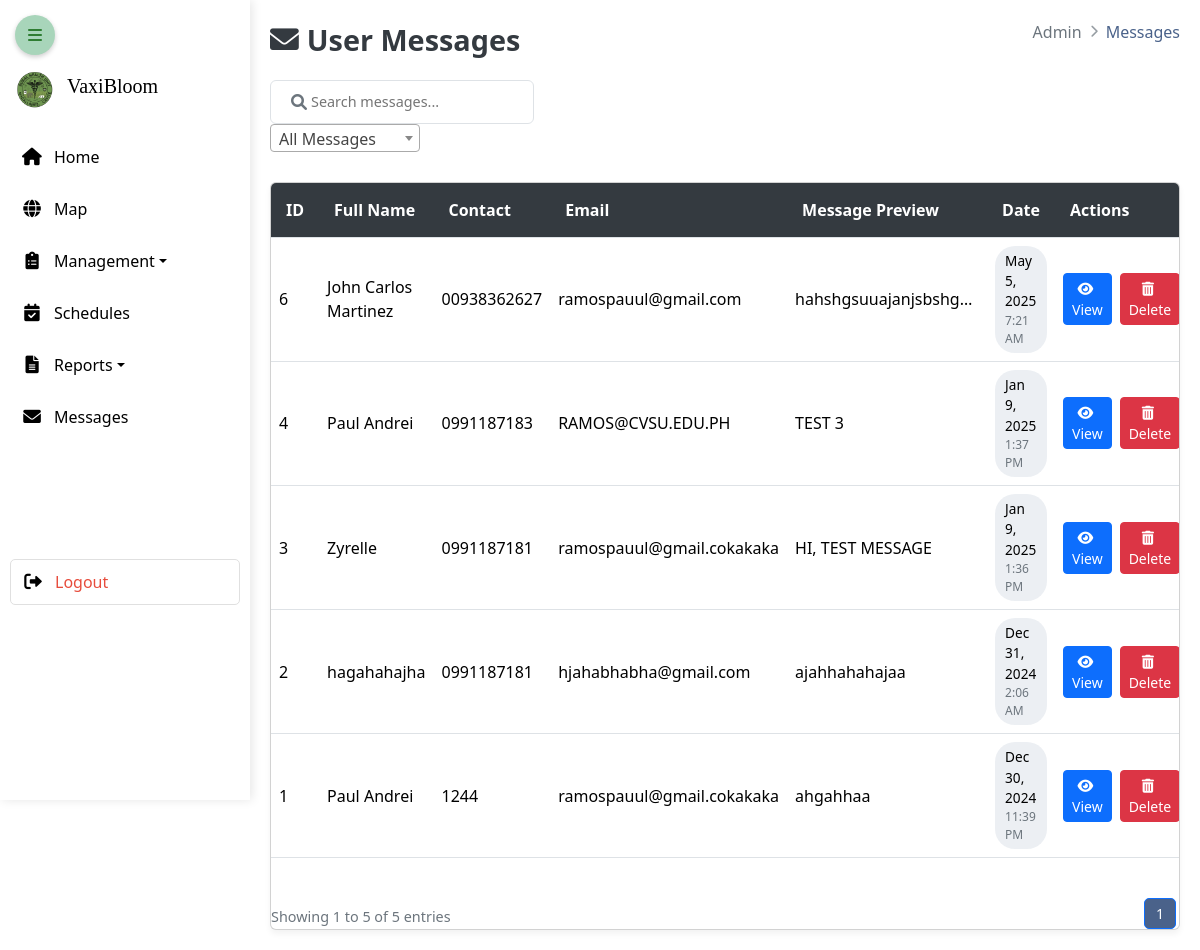
Page /system/admin/messages.php (signed in) on the committed database.
### tables this page shows
CREATE TABLE `messages` (
  `id` int(11) NOT NULL,
  `fullname` varchar(255) NOT NULL,
  `contact` varchar(15) NOT NULL,
  `email` varchar(255) NOT NULL,
  `message` text NOT NULL,
  `created_at` timestamp NOT NULL DEFAULT current_timestamp()
);

### system/admin/messages.php (the view, shortened to what this page needs)
<?php
require '../config.php';
$search = $_GET['search'] ?? '';
$filter = $_GET['filter'] ?? '';
$messages_per_page = 10;
$page = isset($_GET['page']) ? (int)$_GET['page'] : 1;
$offset = ($page - 1) * $messages_per_page;
$sql = "SELECT * FROM messages WHERE 1=1";
$params = [];
$types = '';
$sql .= " ORDER BY created_at DESC LIMIT ? OFFSET ?";
$params = array_merge($params, [$messages_per_page, $offset]);
$types .= 'ii';
$stmt = $pdo->prepare($sql);
foreach ($params as $index => $param) {
    $paramType = $types[$index] === 's' ? PDO::PARAM_STR : PDO::PARAM_INT;
    $stmt->bindValue($index + 1, $param, $paramType);
}
$stmt->execute();
$messages = $stmt->fetchAll(PDO::FETCH_ASSOC);
$countSql = str_replace('SELECT *', 'SELECT COUNT(*) as total', explode('LIMIT', $sql)[0]);
$countStmt = $pdo->prepare($countSql);
$countStmt->execute();
$total_messages = $countStmt->fetchColumn();
$total_pages = ceil($total_messages / $messages_per_page);
?>
<!DOCTYPE html>
<html lang="en">
<head>
    <link rel="stylesheet" href="../../css/admin/messages.css">
    <link rel="stylesheet" href="https://cdnjs.cloudflare.com/ajax/libs/font-awesome/6.0.0-beta3/css/all.min.css">
    <link rel="stylesheet" href="https://cdn.jsdelivr.net/npm/bootstrap@5.3.1/dist/css/bootstrap.min.css">
    <link rel="stylesheet" href="https://cdn.jsdelivr.net/npm/select2@4.1.0-rc.0/dist/css/select2.min.css">
    <link rel="stylesheet" href="https://cdn.jsdelivr.net/npm/animate.css@4.1.1/animate.min.css">
</head>
<body>
    <?php include 'sidebar.php'; ?>
    <div class="content" id="main-content">
        <div class="header-container animate__animated animate__fadeIn">
            <div class="header-content">
                <h1><i class="fas fa-envelope me-2"></i>User Messages</h1>
                <div class="breadcrumb">
                    <span>Admin</span> <i class="fas fa-chevron-right mx-2"></i> <span class="active">Messages</span>
                </div>
            </div>
            <div class="search-filter-container">
                <form method="GET" action="messages.php" id="searchFilterForm">
                    <div class="search-box">
                        <input type="text" name="search" id="searchInput" placeholder="Search messages..."
                               value="<?= htmlspecialchars($search) ?>">
                        <button type="submit" class="search-btn"><i class="fas fa-search"></i></button>
                    </div>
                    <div class="filter-dropdown">
                    </div>
                </form>
            </div>
        </div>
        <?php if (count($messages) > 0): ?>
        <div class="card table-card animate__animated animate__fadeIn">
            <div class="card-body">
                <div class="table-responsive">
                    <table class="table table-hover" id="messagesTable">
                        <thead class="table-dark">
                            <tr>
                                <th>ID</th>
                                <th>Full Name</th>
                                <th>Contact</th>
                                <th>Email</th>
                                <th>Message Preview</th>
                                <th>Date</th>
                                <th>Actions</th>
                            </tr>
                        </thead>
                        <tbody>
                            <?php foreach ($messages as $message): ?>
                            <tr class="message-row" data-id="<?= htmlspecialchars($message['id']) ?>">
                                <td><?= htmlspecialchars($message['id']) ?></td>
                                <td>
                                    <div class="user-info">
                                        <span class="user-name"><?= htmlspecialchars($message['fullname']) ?></span>
                                    </div>
                                </td>
                                <td><?= htmlspecialchars($message['contact']) ?></td>
                                <td><?= htmlspecialchars($message['email']) ?></td>
                                <td class="message-preview">
                                    <?= htmlspecialchars(substr($message['message'], 0, 50)) . (strlen($message['message']) > 50 ? '...' : '') ?>
                                </td>
                                <td>
                                    <div class="date-badge">
                                        <?= date('M j, Y', strtotime($message['created_at'])) ?>
                                        <small><?= date('g:i A', strtotime($message['created_at'])) ?></small>
                                    </div>
                                </td>
                                <td>
                                    <div class="action-buttons">
                                        <button class="btn btn-sm btn-primary view-btn"
                                            data-id="<?= htmlspecialchars($message['id']) ?>"
                                            data-fullname="<?= htmlspecialchars($message['fullname']) ?>"
                                            data-contact="<?= htmlspecialchars($message['contact']) ?>"
                                            data-email="<?= htmlspecialchars($message['email']) ?>"
                                            data-message="<?= htmlspecialchars($message['message']) ?>"
                                            data-date="<?= date('M j, Y g:i A', strtotime($message['created_at'])) ?>">
                                            <i class="fas fa-eye me-1"></i> View
                                        </button>
                                        <form method="POST" class="delete-form d-inline">
                                            <button type="submit" name="delete_message" class="btn btn-sm btn-danger">
                                                <i class="fas fa-trash-alt me-1"></i> Delete
                                            </button>
                                        </form>
                                    </div>
                                </td>
                            </tr>
                            <?php endforeach; ?>
                        </tbody>
                    </table>
                </div>
                <div class="row mt-4">
                    <div class="col-md-6">
                        <div class="showing-entries">
                            Showing <?= ($page - 1) * $messages_per_page + 1 ?> to <?= min($page * $messages_per_page, $total_messages) ?> of <?= $total_messages ?> entries
                        </div>
                    </div>
                    <div class="col-md-6">
                        <nav aria-label="Page navigation" class="float-end">
                            <ul class="pagination pagination-sm">
                                <?php
                                $start_page = max(1, $page - 2);
                                $end_page = min($total_pages, $page + 2);
                                for ($i = $start_page; $i <= $end_page; $i++): ?>
                                    <li class="page-item <?= $i == $page ? 'active' : '' ?>">
                                        <a class="page-link" href="?page=<?= $i ?>&search=<?= urlencode($search) ?>&filter=<?= urlencode($filter) ?>"><?= $i ?></a>
                                    </li>
                                <?php endfor;
                                ?>
                            </ul>
                        </nav>
                    </div>
                </div>
            </div>
        </div>
        <?php endif; ?>
    </div>
</body>
</html>

### css/admin/messages.css (style rules this page uses)
:root { --primary-color: #4A628A; --secondary-color: #17283f; --accent-color: #3498db; --danger-color: #e74c3c; --success-color: #2ecc71; --light-color: #f8f9fa; --dark-color: #343a40; --text-color: #333; --text-light: #6c757d; --border-color: #dee2e6; --transition-speed: 0.3s; }
.content { margin-left: 70px; padding: 20px; width: calc(100% - 70px); min-height: 100vh; transition: margin-left 0.3s; }
.sidebar:not(.collapsed) + .content { margin-left: 250px; width: calc(100% - 250px); }
:root { --primary-color: #4A628A; --secondary-color: #17283f; --accent-color: #3498db; --danger-color: #e74c3c; --success-color: #2ecc71; --warning-color: #f39c12; --info-color: #17a2b8; --light-color: #f8f9fa; --dark-color: #343a40; --text-color: #333; --text-light: #6c757d; --border-color: #dee2e6; --transition-speed: 0.3s; }
body { margin: 0; font-family: 'Poppins', sans-serif; background-color: #f5f7fa; color: var(--text-color); }
.header-container { margin-bottom: 30px; }
.header-content { display: flex; justify-content: space-between; align-items: center; flex-wrap: wrap; margin-bottom: 20px; }
.header-content h1 { font-size: 1.8rem; font-weight: 600; color: var(--dark-color); margin: 0; display: flex; align-items: center; }
.breadcrumb { font-size: 0.9rem; color: var(--text-light); display: flex; align-items: center; }
.breadcrumb i { font-size: 0.8rem; opacity: 0.7; }
.breadcrumb .active { color: var(--primary-color); font-weight: 500; }
.search-filter-container { display: flex; gap: 15px; flex-wrap: wrap; }
.search-box { position: relative; flex: 1; min-width: 250px; }
.search-box input { width: 100%; padding: 10px 15px 10px 40px; border: 1px solid var(--border-color); border-radius: 6px; font-size: 0.9rem; transition: all var(--transition-speed); }
.search-btn { position: absolute; left: 15px; top: 50%; transform: translateY(-50%); background: none; border: none; color: var(--text-light); cursor: pointer; }
.filter-dropdown { min-width: 180px; }
.table-card { border: none; border-radius: 10px; box-shadow: 0 4px 6px rgba(0, 0, 0, 0.05); overflow: hidden; }
.table-card .card-body { padding: 0; }
.table-responsive { overflow-x: auto; }
.table { margin-bottom: 0; width: 100%; }
.table thead th { background-color: var(--dark-color); color: white; font-weight: 600; padding: 15px; vertical-align: middle; border-bottom: none; }
.table tbody tr { transition: background-color 0.2s ease; }
.table td { padding: 15px; vertical-align: middle; border-top: 1px solid var(--border-color); }
.user-info { display: flex; align-items: center; gap: 10px; }
.user-name { font-weight: 500; }
.message-preview { max-width: 200px; white-space: nowrap; overflow: hidden; text-overflow: ellipsis; }
.date-badge { background-color: rgba(74, 98, 138, 0.1); padding: 5px 10px; border-radius: 20px; display: inline-block; font-size: 0.85rem; }
.date-badge small { display: block; font-size: 0.75rem; color: var(--text-light); }
.action-buttons { display: flex; gap: 8px; }
.btn-sm { padding: 5px 10px; font-size: 0.8rem; }
.pagination { margin: 0; }
.page-link { border: none; color: var(--text-color); margin: 0 3px; border-radius: 5px !important; min-width: 32px; text-align: center; display: flex; align-items: center; justify-content: center; }
.page-item.active .page-link { background-color: var(--primary-color); color: white; }
.showing-entries { font-size: 0.9rem; color: var(--text-light); padding-top: 8px; }

### rows in the picture
messages: id "6", fullname "John Carlos Martinez", contact "00938362627", email "ramospauul@gmail.com", message "hahshgsuuajanjsbshg…", created_at "May 5, 2025", created_at "7:21 AM"
messages: id "4", fullname "Paul Andrei", contact "0991187183", email "RAMOS@CVSU.EDU.PH", message "TEST 3", created_at "Jan 9, 2025", created_at "1:37 PM"
messages: id "3", fullname "Zyrelle", contact "0991187181", email "ramospauul@gmail.cokakaka", message "HI, TEST MESSAGE", created_at "Jan 9, 2025", created_at "1:36 PM"
messages: id "2", fullname "hagahahajha", contact "0991187181", email "hjahabhabha@gmail.com", message "ajahhahahajaa", created_at "Dec 31, 2024", created_at "2:06 AM"
messages: id "1", fullname "Paul Andrei", contact "1244", email "ramospauul@gmail.cokakaka", message "ahgahhaa", created_at "Dec 30, 2024", created_at "11:39 PM"

### other values in the picture
min($page * $messages_per_page, $total_messages) "5"
$total_messages "5"
